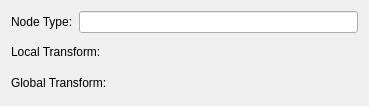
<?xml version="1.0" encoding="UTF-8"?>
<ui version="4.0">
    <class>nodeViewer_form</class>
    <widget class="QWidget" name="nodeViewer_form">
        <property name="geometry">
            <rect>
                <x>0</x>
                <y>0</y>
                <width>369</width>
                <height>106</height>
            </rect>
        </property>
        <property name="sizePolicy">
            <sizepolicy hsizetype="Preferred" vsizetype="Fixed">
                <horstretch>0</horstretch>
                <verstretch>0</verstretch>
            </sizepolicy>
        </property>
        <property name="windowTitle">
            <string>Form</string>
        </property>
        <layout class="QVBoxLayout" name="verticalLayout">
            <item>
                <layout class="QHBoxLayout" name="horizontalLayout">
                    <item>
                        <widget class="QLabel" name="label">
                            <property name="text">
                                <string>Node Type:</string>
                            </property>
                        </widget>
                    </item>
                    <item>
                        <widget class="QLineEdit" name="nodeType_lineEdit">
                            <property name="enabled">
                                <bool>true</bool>
                            </property>
                            <property name="text">
                                <string/>
                            </property>
                            <property name="frame">
                                <bool>true</bool>
                            </property>
                            <property name="readOnly">
                                <bool>true</bool>
                            </property>
                        </widget>
                    </item>
                </layout>
            </item>
            <item>
                <layout class="QHBoxLayout" name="localTransform_layout">
                    <item>
                        <widget class="QLabel" name="label_3">
                            <property name="text">
                                <string>Local Transform:</string>
                            </property>
                        </widget>
                    </item>
                    <item>
                        <widget class="QWidget" name="localTransform_widget" native="true"/>
                    </item>
                </layout>
            </item>
            <item>
                <layout class="QHBoxLayout" name="globalTransform_layout">
                    <property name="sizeConstraint">
                        <enum>QLayout::SetDefaultConstraint</enum>
                    </property>
                    <item>
                        <widget class="QLabel" name="label_4">
                            <property name="text">
                                <string>Global Transform:</string>
                            </property>
                        </widget>
                    </item>
                    <item>
                        <widget class="QWidget" name="globalTransform_widget" native="true"/>
                    </item>
                </layout>
            </item>
        </layout>
    </widget>
    <resources/>
    <connections/>
</ui>
